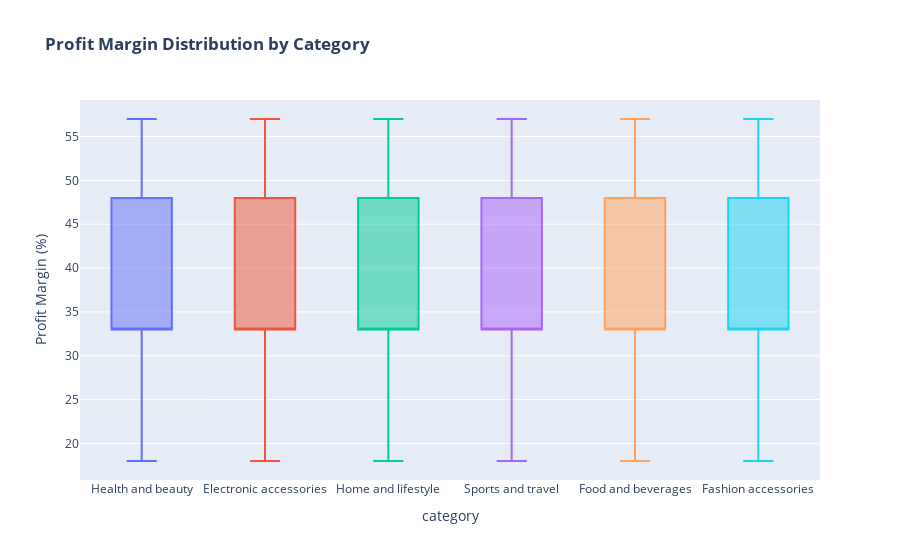
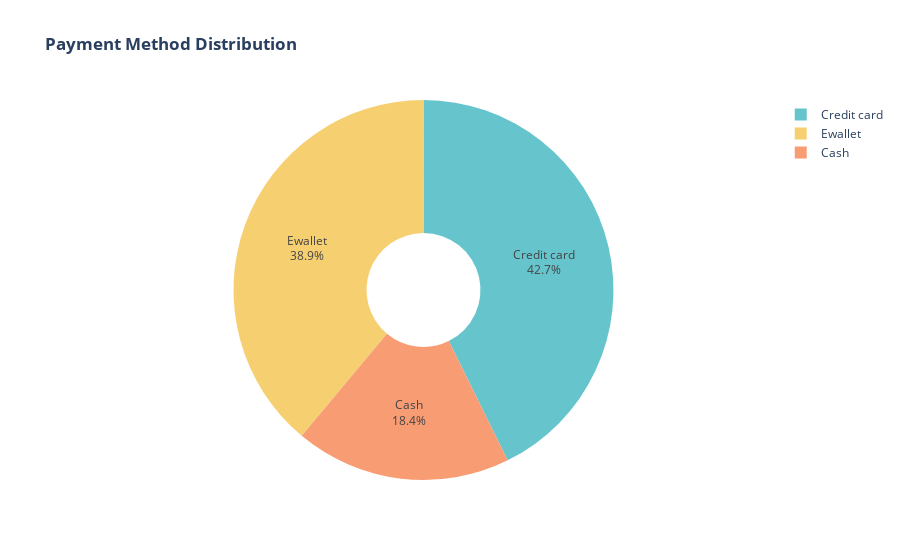
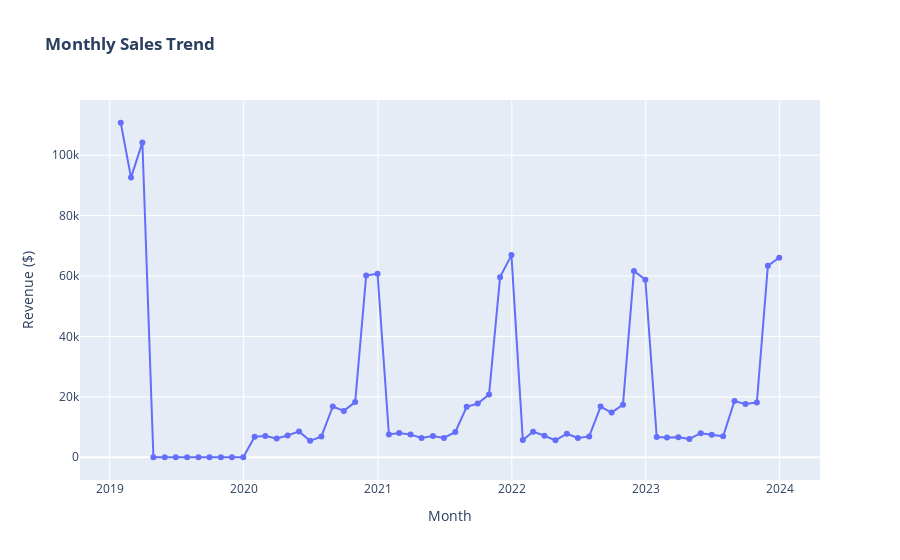
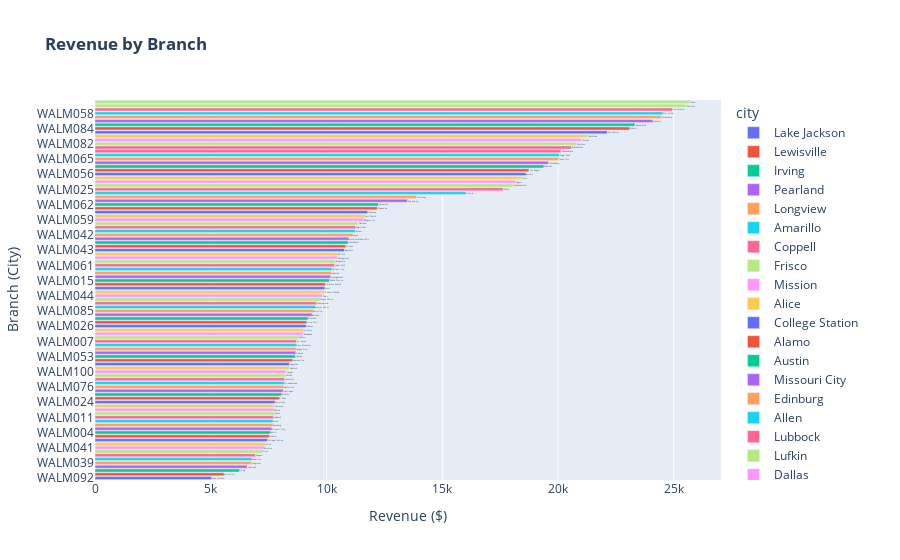

Write notebook code for charts like these, in order.
### Code cell
# ------------------------------------------------------------
# 2. Profit Margin Analysis (Boxplot)
# ------------------------------------------------------------
fig2 = px.box(
    walmart,
    x='category',
    y='profit_margin_pct',
    title='<b>Profit Margin Distribution by Category</b>',
    labels={'profit_margin_pct': 'Profit Margin (%)', 'category': 'category'},
    color='category'
)
fig2.update_layout(showlegend=False)
fig2.show()

# ------------------------------------------------------------
# 3. Payment Methods Used (Pie Chart)
# ------------------------------------------------------------
payment_counts = walmart['payment_method'].value_counts().reset_index()
payment_counts.columns = ['payment_method', 'count']

fig3 = px.pie(
    payment_counts,
    names='payment_method',
    values='count',
    title='<b>Payment Method Distribution</b>',
    hole=0.3,
    color_discrete_sequence=px.colors.qualitative.Pastel
)
fig3.update_traces(textposition='inside', textinfo='percent+label')
fig3.show()

# ------------------------------------------------------------
# 4. Sales Trend Over Time (Line Chart)
# ------------------------------------------------------------
monthly_sales =walmart.resample('ME', on='date')['revenue'].sum().reset_index()

fig4 = px.line(
    monthly_sales,
    x='date',
    y='revenue',
    title='<b>Monthly Sales Trend</b>',
    labels={'revenue': 'Revenue ($)', 'date': 'Month'},
    markers=True
)
fig4.update_layout(hovermode='x unified')
fig4.show()

# ------------------------------------------------------------
# 5. Branch Performance (Horizontal Bar Chart)
# ------------------------------------------------------------
branch_revenue = walmart.groupby(['branch', 'city'])['revenue'].sum().reset_index().sort_values('revenue')

fig5 = px.bar(
    branch_revenue,
    x='revenue',
    y='branch',
    color='city',  # Ensure lowercase
    title='<b>Revenue by Branch</b>',
    labels={'revenue': 'Revenue ($)', 'branch': 'Branch (City)'},
    orientation='h',
    text='city'  # Fixed to match the DataFrame column name
)
fig5.update_layout(yaxis={'categoryorder': 'total ascending'})
fig5.show()

# ------------------------------------------------------------
# 6. Customer Ratings (Grouped Bar Chart)
# ------------------------------------------------------------
category_ratings = walmart.groupby('category')['rating'].mean().reset_index()

fig6 = px.bar(
    category_ratings,
    x='category',
    y='rating',
    title='<b>Average Rating by Product Category</b>',
    labels={'rating': 'Average Rating', 'category': 'Category'},
    color='category',
    text_auto='.2f'
)
fig6.update_layout(xaxis_tickangle=-45)
fig6.show()
